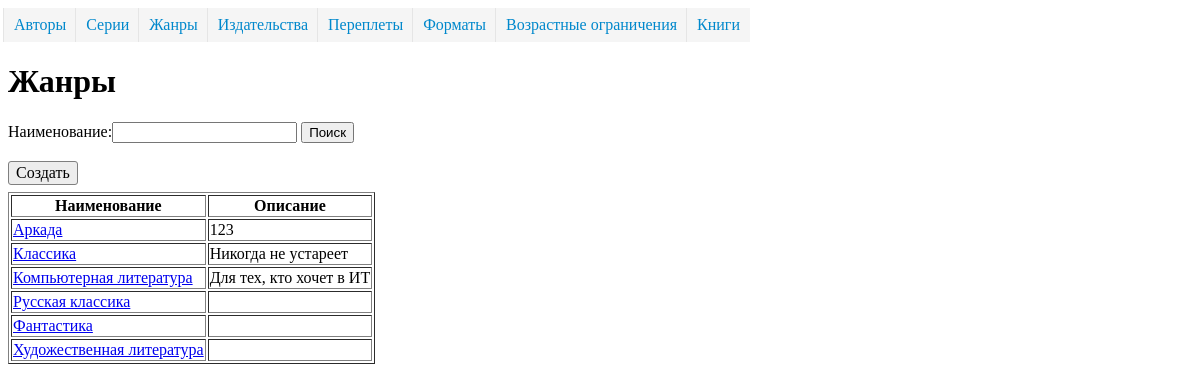
Page /directory/jenre/ on the committed database.
### dimensionsapp/models.py (models this page shows, shortened)
class Dimension(models.Model):
    name = models.CharField("Наименование", max_length=50, unique=True)
    description = models.TextField("Описание", blank=True, )
    class Meta:
        abstract = True
        ordering = ['name']

class Jenre(Dimension):
    class Meta(Dimension.Meta):
        verbose_name = 'жанр'
        verbose_name_plural = 'жанры'

### dimensionsapp/views.py (the view)
class JenreListView(ListViewFilter):
    model = Jenre
    extra_context = {'url_detail': 'jenre_detail'}

### dimensionsapp/form.py
class SearchForm(forms.Form):
    search = forms.CharField(label='Наименование', required=False)

### dimensionsapp/views.py (called while the page is built)
    def get_context_data(self, *, object_list=None, **kwargs):
        context = super().get_context_data(**kwargs)
        if 'search' in self.request.GET:
            context['form'] = self.form({'search': self.request.GET['search']})
        else:
            context['form'] = self.form()
        return context

    def get_queryset(self):
        qs = super().get_queryset()
        if 'search' in self.request.GET and self.request.GET['search'] != '':
            name = self.request.GET['search']
            qs = qs.filter(name__istartswith=name)
        return qs

### templates/dimensionsapp/jenre_list.html (shortened to what this page needs)
{% extends 'dimension_list.html' %}
{% block header %}
        <H1>Жанры</H1>
    {% endblock %}
{% block create_ankor%}{% url 'jenre_create' %}{% endblock %}

### templates/dimension_list.html (shortened to what this page needs)
<!DOCTYPE html>
<html lang="ru">
<head>
{% load static %}
    <link rel="stylesheet" href="{% static "css/stylesheet.css" %}">
</head>
<body>
    {% include 'menu.html' %}
    {% block header %}{% endblock %}
    {% block searchform %}
        <form action="" method="get">
            {% block searchform_name %}
                {{ form }}
            {% endblock %}
            <button type="submit">Поиск</button>
        </form>
        <br>
    {% endblock %}
    {% block create %}
        <a href="{% block create_ankor %}#{% endblock %}" class="button">Создать</a>
    {% endblock %}
    <table border="1">
        {% block dimension_list %}
            <tr>
                <th>Наименование</th>
                <th>Описание</th>
            </tr>
            {% for object in object_list %}
                <tr>
                    <td><a href="{% url url_detail object.pk %}">{{ object.name }}</a></td>
                    <td>{{  object.description }}</td>
                </tr>
            {% endfor %}
        {% endblock %}
    </table>
</body>
</html>

### static/css/stylesheet.css (style rules this page uses)
.button { display: inline-block; text-decoration: none; background-color: #ededed; padding: 2px 7px; color: black; border-radius: 3px; margin-bottom: 7px; border: 1px solid #7f7f7f; }

### rows in the picture
Jenre: name "Аркада", description "123"
Jenre: name "Классика", description "Никогда не устареет"
Jenre: name "Компьютерная литература", description "Для тех, кто хочет в ИТ"
Jenre: name "Русская классика"
Jenre: name "Фантастика"
Jenre: name "Художественная литература"
